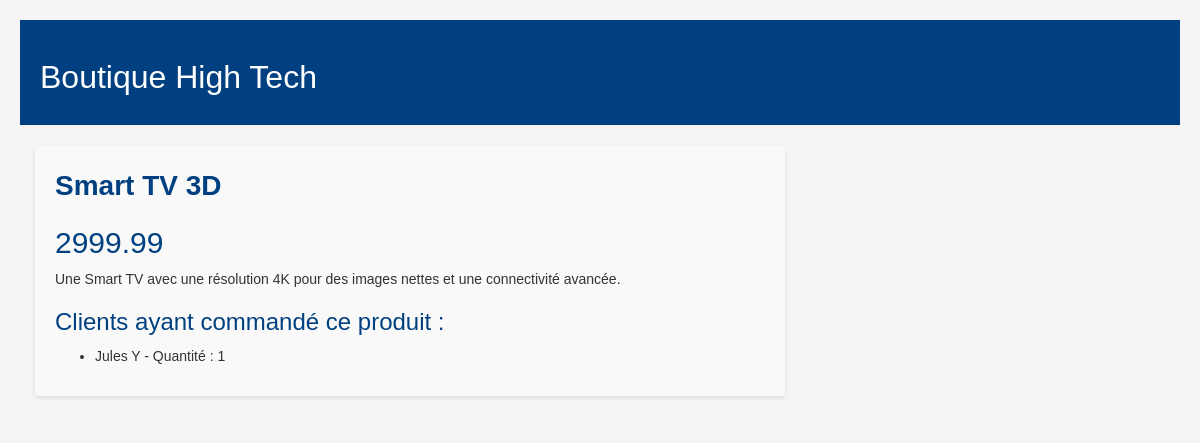
The app's page /produit/1/ with its own data.
### blog/models.py (models this page shows)
class Produit(models.Model):
    nom = models.CharField(max_length=100)
    description = models.TextField()
    prix = models.DecimalField(max_digits=8, decimal_places=2)
    est_disponible = models.BooleanField(default=True)

class ElementCommande(models.Model):
    produit = models.ForeignKey(Produit, on_delete=models.CASCADE)
    quantite = models.IntegerField()
    commande = models.ForeignKey(Commande, on_delete=models.CASCADE)

class Commande(models.Model):
    nom_client = models.CharField(max_length=100)
    email_client = models.EmailField()
    date_commande = models.DateTimeField(auto_now_add=True)

### blog/views.py (the view)
# urls.py: path('produit/<int:pk>/', views.post_detail, name='post_detail')
def post_detail(request, pk):
    produit = get_object_or_404(Produit, pk=pk)
    return render(request, 'blog/post_detail.html', {'produit': produit})

### blog/templates/blog/post_detail.html
{% extends 'blog/base.html' %}
{% block content %}
        <div class="produit">
            <div class="nom">
                {{ produit.nom }}
            </div>
            <h2>{{ produit.prix }}</h2>
            <p>{{ produit.description|linebreaksbr }}</p>
            <h3>Clients ayant commandé ce produit :</h3>
            <ul>
                {% for element in produit.elementcommande_set.all %}
                <li>{{ element.commande.nom_client }} - Quantité : {{ element.quantite }}</li>
                {% empty %}
                <li>Aucun client n'a commandé ce produit.</li>
                {% endfor %}
            </ul>
        </div>
{% endblock %}

### blog/static/css/blog.css (style rules this page uses)
body { padding: 20px; font-family: 'Helvetica', sans-serif; background-color: #f5f5f5; }
h1, h2, h3, h4 { font-family: 'Arial', sans-serif; color: #004080; }
.produit { margin-bottom: 20px; background-color: #f9f9f9; padding: 20px; border-radius: 4px; box-shadow: 0 2px 4px rgba(0, 0, 0, 0.1); }
.produit .nom { font-size: 28px; font-weight: bold; color: #004080; margin-bottom: 10px; }

### records on screen
Produit: nom "Smart TV 3D", prix "2999.99", description "Une Smart TV avec une résolution 4K pour des images nettes et une connectivité avancée."
ElementCommande: commande.nom_client "Jules Y", quantite "1"
